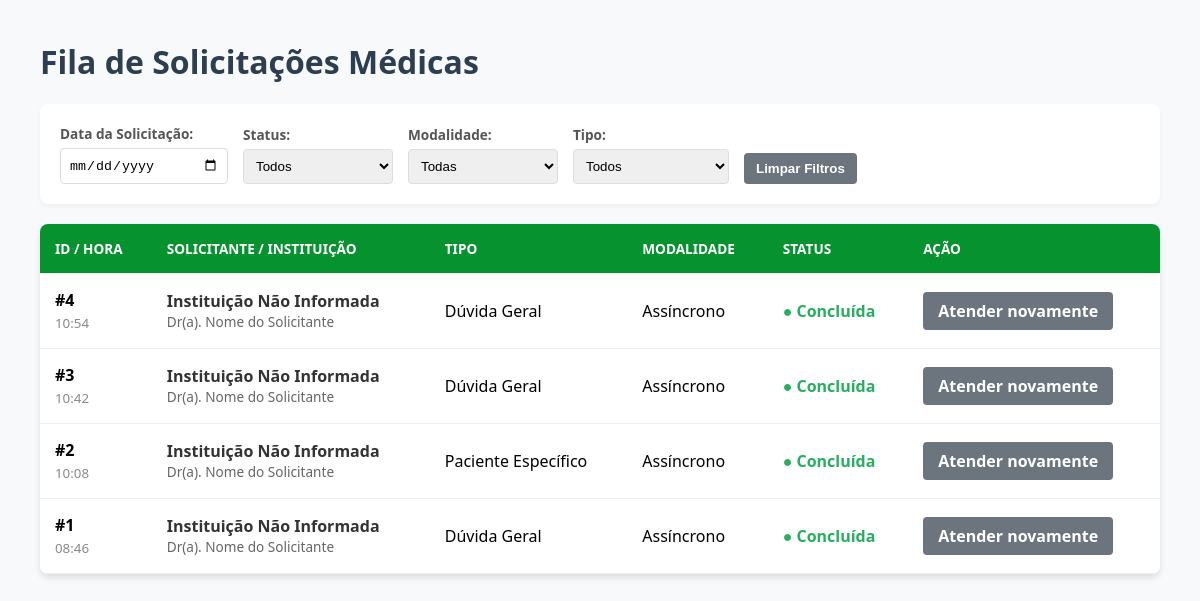
The page /fila/ on the database as committed earlier.
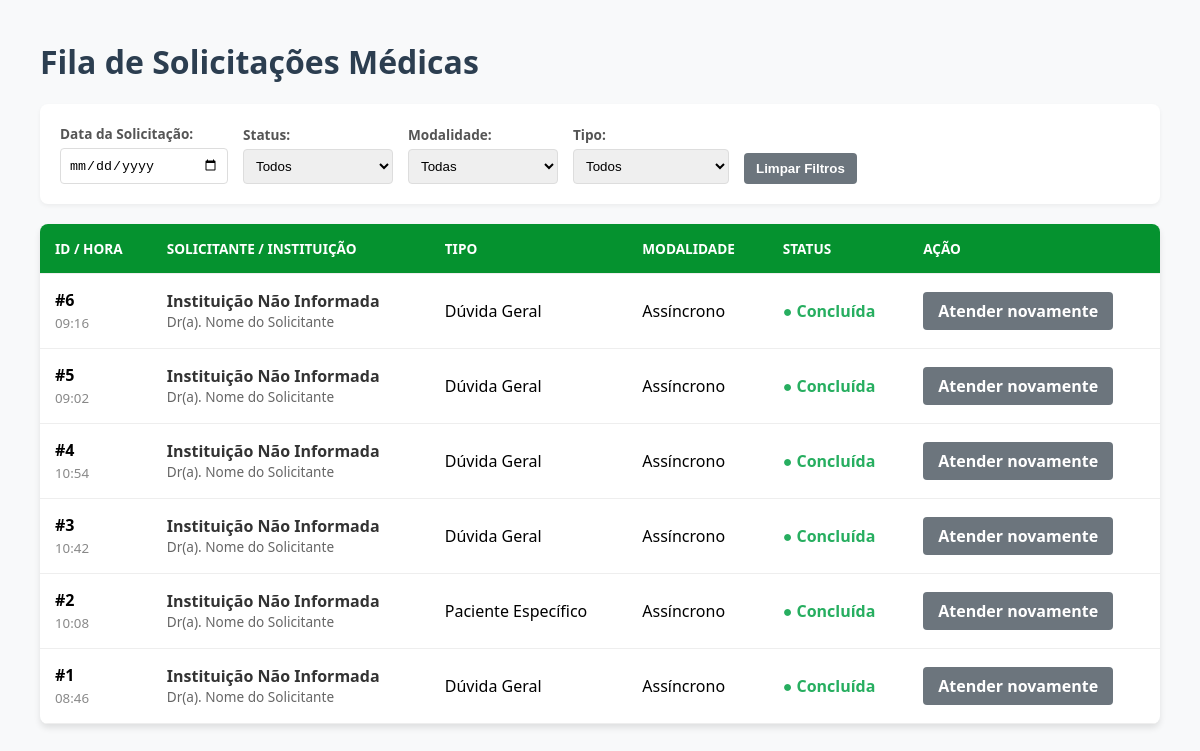
The same page on the database as committed later.
### teleconsultoria/models.py (models this page shows, shortened)
class Solicitacao(models.Model):
    profissional = models.ForeignKey(Profissional, on_delete=models.CASCADE, related_name='solicitacoes')
    medica_designada = models.ForeignKey(Medica, on_delete=models.SET_NULL, null=True, blank=True, related_name='atendimentos')
    status = models.CharField(max_length=20, choices=StatusSolicitacao.choices, default=StatusSolicitacao.PENDENTE)
    tipo_atendimento = models.CharField(max_length=20, choices=TipoAtendimento.choices)
    data_sol = models.DateTimeField(auto_now_add=True)
    data_marcada = models.DateField(null=True, blank=True)
    horario_marcado = models.TimeField(null=True, blank=True)
    duracao_estimada = models.PositiveIntegerField(null=True, blank=True, help_text="Duração em minutos")
    link_teams = models.URLField(max_length=500, null=True, blank=True)
    resumo_sincrono = models.TextField(null=True, blank=True)
    justificativa_cancelamento = models.TextField(null=True, blank=True)
    data_limite = models.DateField(null=True, blank=True)
    horario_limite = models.TimeField(null=True, blank=True)
    idade_pac = models.IntegerField()
    sexo_pac = models.CharField(max_length=1, choices=Sexo.choices)
    queixas = models.TextField()
    historico_med = models.TextField(blank=True, null=True)
    diagnostico_princ = models.TextField(blank=True, null=True)
    diagnostico_sec = models.TextField(blank=True, null=True)
    medicamentos = models.TextField(blank=True, null=True)
    exames_recentes = models.TextField(blank=True, null=True)
    duvida_clinica = models.TextField()
    token_acesso = models.UUIDField(default=uuid.uuid4, editable=False)
    class Meta:
        verbose_name = "Solicitação"
        verbose_name_plural = "Solicitações"

class Profissional(models.Model):
    user = models.OneToOneField(User, on_delete=models.CASCADE, null=True, blank=True)
    cpf = models.CharField(max_length=11, unique=True)
    nome_completo = models.CharField(max_length=255)
    email = models.EmailField()
    crm = models.CharField(max_length=20, blank=True, null=True)
    cargo = models.CharField(max_length=100)
    instituicao = models.CharField(max_length=100)

### teleconsultoria/views.py (the view)
# urls.py: path('fila/', views.fila_medica, name='fila_medica'),
def fila_medica(request):
    solicitacoes = Solicitacao.objects.all().order_by('-data_sol')
    return render(request, 'fila_medica.html', {'solicitacoes': solicitacoes})

### teleconsultoria/templates/fila_medica.html (shortened to what this page needs)
<!DOCTYPE html>
<html lang="pt-br">
<head>
</head>
<body>
    <h1>Fila de Solicitações Médicas</h1>
    <div class="filter-bar">
        <div class="filter-group">
            <label>Data da Solicitação:</label>
            <input type="date" id="filterData" onchange="filtrarTabela()">
        </div>
        <div class="filter-group">
            <label>Status:</label>
            <select id="filterStatus" onchange="filtrarTabela()">
                <option value="">Todos</option>
            </select>
        </div>
        <div class="filter-group">
            <label>Modalidade:</label>
            <select id="filterModalidade" onchange="filtrarTabela()">
                <option value="">Todas</option>
            </select>
        </div>
        <div class="filter-group">
            <label>Tipo:</label>
            <select id="filterTipo" onchange="filtrarTabela()">
                <option value="">Todos</option>
            </select>
        </div>
        <button class="btn-limpar" onclick="limparFiltros()">Limpar Filtros</button>
    </div>
    <table id="tabelaFila">
        <thead>
            <tr>
                <th>ID / Hora</th>
                <th>Solicitante / Instituição</th>
                <th>Tipo</th>
                <th>Modalidade</th>
                <th>Status</th>
                <th>Ação</th>
            </tr>
        </thead>
        <tbody>
            {% for sol in solicitacoes %}
            <tr class="linha-solicitacao"
                data-data="{{ sol.data_sol|date:'Y-m-d' }}"
                data-status="{{ sol.status }}"
                data-modalidade="{{ sol.get_tipo_atendimento_display }}"
                data-tipo="{% if sol.idade_pac > 0 %}Paciente Específico{% else %}Dúvida Geral{% endif %}">
                <td>
                    <strong>#{{ sol.id }}</strong><br>
                    <small style="color: #888;">{{ sol.data_sol|date:"H:i" }}</small>
                </td>
                <td>
                    <span class="inst-nome">{{ sol.instituicao|default:"Instituição Não Informada" }}</span>
                    <span class="sol-nome">Dr(a). {{ sol.profissional.user.get_full_name|default:"Nome do Solicitante" }}</span>
                </td>
                <td>
                    {% if sol.idade_pac > 0 %}
                        Paciente Específico
                    {% else %}
                        Dúvida Geral
                    {% endif %}
                </td>
                <td>
                    {{ sol.get_tipo_atendimento_display }}
                </td>
                <td>
                    <span class="status-{{ sol.status }}">
                        ● {{ sol.get_status_display }}
                    </span>
                </td>
                <td>
                    <a href="{% url 'detalhe_caso' sol.id %}" class="btn {% if sol.status == 'CONCLUIDA' %}btn-concluido{% endif %}">
                        {% if sol.status == 'CONCLUIDA' %}Atender novamente{% else %}Atender{% endif %}
                    </a>
                </td>
            </tr>
            {% empty %}
            <tr>
                <td colspan="6" style="text-align: center; padding: 40px;">Nenhuma solicitação encontrada.</td>
            </tr>
            {% endfor %}
        </tbody>
    </table>
</body>
</html>

Rows that differ between the two databases and show on the page:
added Solicitacao: id "6", data_sol "09:16", instituicao "Instituição Não Informada", profissional.user.get_full_name "Nome do Solicitante", idade_pac "Dúvida Geral", tipo_atendimento "Assíncrono", status "Concluída", shows "Atender novamente"
added Solicitacao: id "5", data_sol "09:02", instituicao "Instituição Não Informada", profissional.user.get_full_name "Nome do Solicitante", idade_pac "Dúvida Geral", tipo_atendimento "Assíncrono", status "Concluída", shows "Atender novamente"
